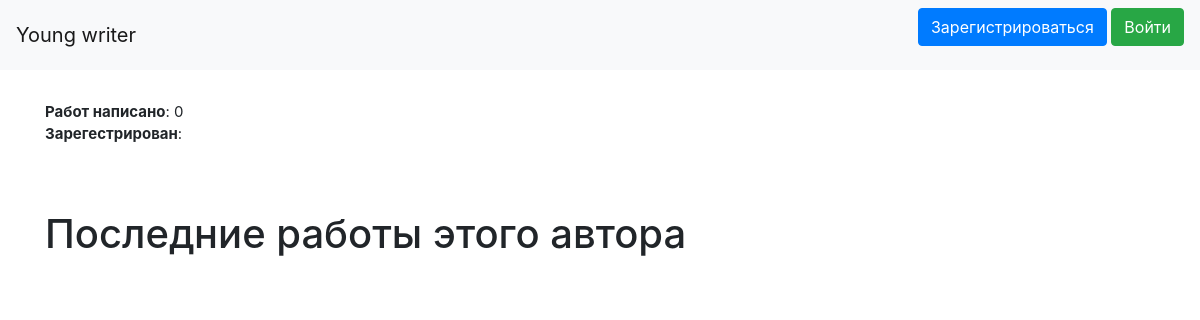
The page /profile/4 on the database as committed earlier.
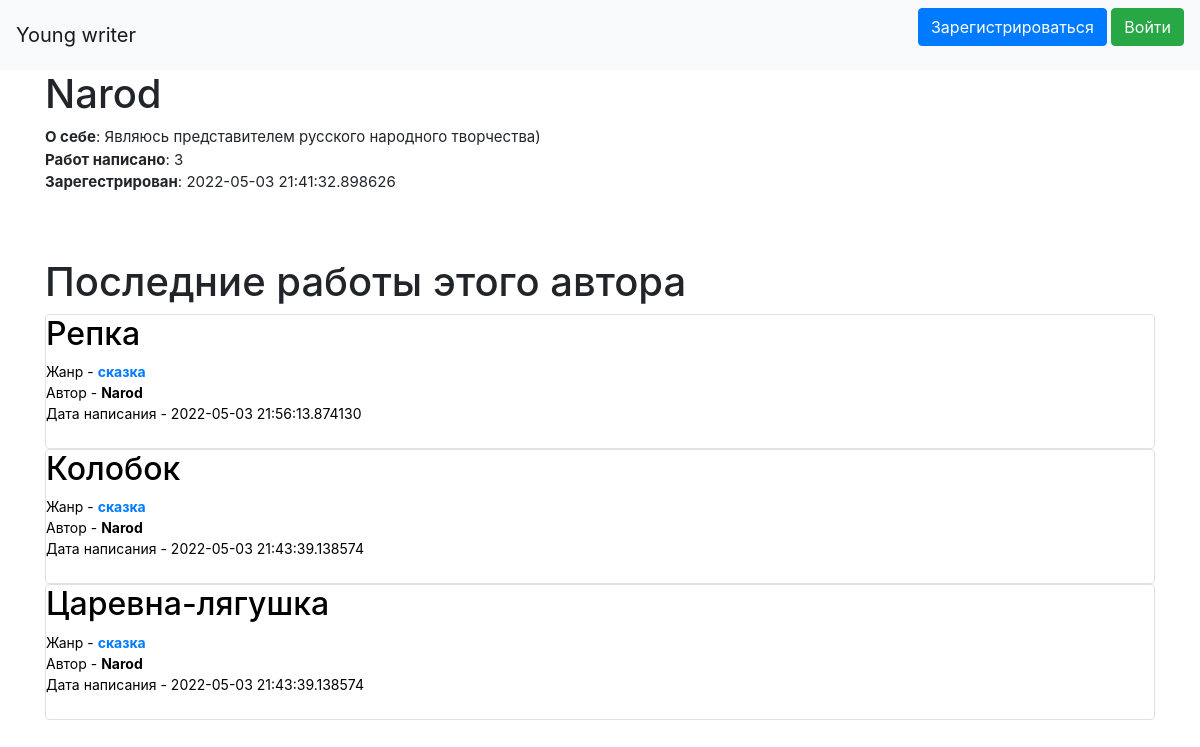
The same page on the database as committed later.
### data/users.py (models this page shows, shortened)
class User(SqlAlchemyBase, UserMixin, SerializerMixin):
    __tablename__ = 'users'
    id = sqlalchemy.Column(sqlalchemy.Integer,
                           primary_key=True, autoincrement=True)
    name = sqlalchemy.Column(sqlalchemy.String, nullable=True)
    about = sqlalchemy.Column(sqlalchemy.String, nullable=True)
    email = sqlalchemy.Column(sqlalchemy.String,
                              index=True, unique=True, nullable=True)
    hashed_password = sqlalchemy.Column(sqlalchemy.String, nullable=True)
    created_date = sqlalchemy.Column(sqlalchemy.DateTime,
                                     default=datetime.datetime.now)
    news = orm.relation("Works", back_populates='user')

### data/works.py (models this page shows)
class Works(SqlAlchemyBase, SerializerMixin):
    __tablename__ = 'works'
    datetime_format = '%d %B %Y'
    id = sqlalchemy.Column(sqlalchemy.Integer,
                           primary_key=True, autoincrement=True)
    title = sqlalchemy.Column(sqlalchemy.String, nullable=True)
    genre_id = sqlalchemy.Column(sqlalchemy.Integer,
                                sqlalchemy.ForeignKey("genres.id"))
    description = sqlalchemy.Column(sqlalchemy.String, nullable=True)
    content = sqlalchemy.Column(sqlalchemy.String, nullable=True)
    created_date = sqlalchemy.Column(sqlalchemy.DateTime,
                                     default=datetime.datetime.now())
    is_private = sqlalchemy.Column(sqlalchemy.Boolean, default=True)
    user_id = sqlalchemy.Column(sqlalchemy.Integer,
                                sqlalchemy.ForeignKey("users.id"))
    user = orm.relation('User')
    genre = orm.relation('Genre')

### data/genre.py (models this page shows)
class Genre(SqlAlchemyBase, SerializerMixin):
    __tablename__ = 'genres'
    id = sqlalchemy.Column(sqlalchemy.Integer, primary_key=True,
                           autoincrement=True)
    name = sqlalchemy.Column(sqlalchemy.String, nullable=True)
    news = orm.relation("Works", back_populates='genre')

### main.py (the view)
@app.route('/profile/<int:user_id>')
def profile(user_id):
    db_sess = db_session.create_session()
    works = db_sess.query(Works).order_by(
        desc(Works.created_date)).filter(Works.user_id == user_id).all()
    return render_template('profile.html',
                           user=load_user(user_id),
                           works=works)

### data/db_session.py (called while the page is built)
def create_session() -> Session:
    global __factory
    return __factory()

### main.py (called while the page is built)
@login_manager.user_loader
def load_user(user_id):
    db_sess = db_session.create_session()
    return db_sess.query(User).get(user_id)

### templates/profile.html (shortened to what this page needs)
{% extends "base.html" %}
{% block content %}
<h1>{{ user.name }}</h1>
<p style="font-size: 15px;">
    {% if user.about %}
        <b>О себе</b>: {{ user.about }}
    {% endif %}
    <br>
    <b>Работ написано</b>: {{ works|length() }}
    <br>
    <b>Зарегестрирован</b>: {{ user.created_date }}
</p>
<br>
{% set logined = current_user.get_id() == user.id|string() %}
<br>
{% if logined %}
    <h1>Ваши последние работы</h1>
{% else %}
    <h1>Последние работы этого автора</h1>
{% endif %}
{% for item in works %}
<div class="col-md6 border rounded" style="color: black;">
    <a href='/texts/{{ item.id|int() }}' class='straight_link'>
        <h2>{{item.title}}</h2>
    </a>
    <div style="overflow-x:hidden; text-overflow: ellipsis; font-size: 14px;">
        Жанр - <a href="/filtered_by_genre/{{ item.genre_id }}"><b>{{item.genre.name}}</b></a><br>
        Автор - <b>{{item.user.name}}</b>
        <br>Дата написания - {{item.created_date}}
    </div>
    <br>
</div>
{% endfor %}
<br>
{% endblock %}

### templates/base.html (shortened to what this page needs)
<!doctype html>
<html lang="en">
<head>
    <link rel="stylesheet"
          href="https://stackpath.bootstrapcdn.com/bootstrap/4.4.1/css/bootstrap.min.css"
>
      <link rel="stylesheet" href="https://cdnjs.cloudflare.com/ajax/libs/font-awesome/4.7.0/css/font-awesome.min.css">
</head>
<body>
<header>
    <nav class="navbar navbar-light bg-light">
        <a class="navbar-brand" href="/">Young writer</a>
                {% if current_user.is_authenticated %}
            <a class="navbar-brand" href="/profile/{{ current_user.id }}">{{ current_user.name }}</a>
        {% else %}
            <p>
                <a class="btn btn-primary " href="/register">Зарегистрироваться</a>
                <a class="btn btn-success" href="/login">Войти</a>
            </p>
        {% endif %}
    </nav>
</header>
<main role="main" class="container">
    {% block content %}{% endblock %}
</main>
</body>
<footer>
    <div style="height: 40px;"></div>
</footer>
</html>

### templates/base.html (style rules this page uses)
.straight_link { text-decoration: none; color: black; }

Rows that differ between the two databases and show on the page:
added User: name "Narod", about "Являюсь представителем русского народного творчества)", created_date "2022-05-03 21:41:32.898626"
added Works: title "Репка", genre.name "сказка", user.name "Narod", created_date "2022-05-03 21:56:13.874130"
added Works: title "Колобок", genre.name "сказка", user.name "Narod", created_date "2022-05-03 21:43:39.138574"
added Works: title "Царевна-лягушка", genre.name "сказка", user.name "Narod", created_date "2022-05-03 21:43:39.138574"
Other text that changed with them:
{{ works|length() }}: "0" → "3"
text now shown: "О себе :"
